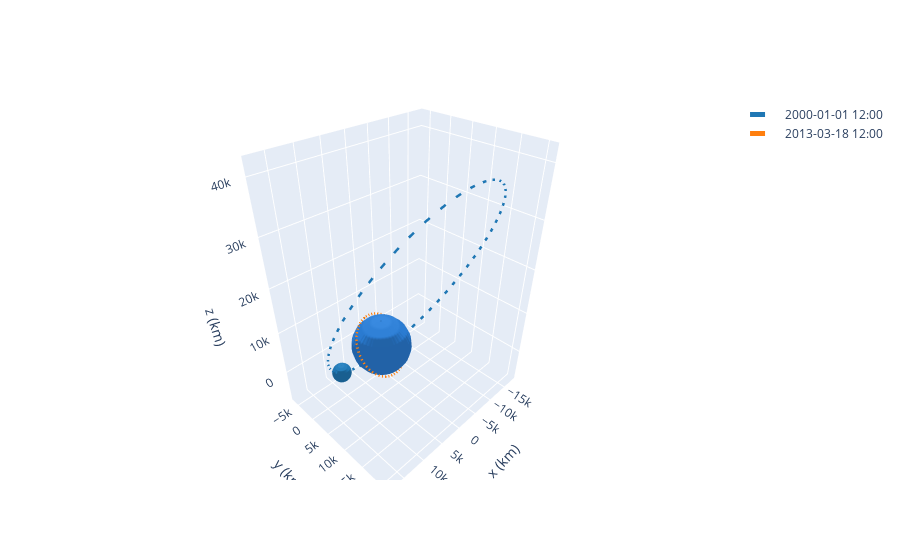

Here is the notebook cell this chart was saved with:
### Code cell
frame = OrbitPlotter3D()

frame.plot(molniya)

### Figure 1 — Plotly figure (JSON) as saved in the notebook; plotly's stock layout.template omitted (floating-point values rounded to 4 significant figures; data arrays with more than 128 entries replaced by an {"elided": "..."} marker saying what was removed)
{"data": [{"cauto": false, "cmax": 1, "cmin": 1, "colorscale": [[0, "#2a7bd1"], [1, "#2a7bd1"]], "name": "Earth", "showscale": false, "type": "surface", "x": {"elided": "20x20 float values"}, "y": {"elided": "20x20 float values"}, "z": {"elided": "20x20 float values"}}, {"line": {"color": "rgb(31, 119, 180)", "dash": "dash", "width": 5}, "mode": "lines", "name": "2000-01-01 12:00", "type": "scatter3d", "x": {"elided": "150 float values"}, "y": {"elided": "150 float values"}, "z": {"elided": "150 float values"}}, {"cauto": false, "cmax": 1, "cmin": 1, "colorscale": [[0, "rgb(31, 119, 180)"], [1, "rgb(31, 119, 180)"]], "name": "2000-01-01 12:00", "showscale": false, "type": "surface", "x": {"elided": "20x20 float values"}, "y": {"elided": "20x20 float values"}, "z": {"elided": "20x20 float values"}}, {"cauto": false, "cmax": 1, "cmin": 1, "colorscale": [[0, "#2a7bd1"], [1, "#2a7bd1"]], "name": "Earth", "showscale": false, "type": "surface", "x": {"elided": "20x20 float values"}, "y": {"elided": "20x20 float values"}, "z": {"elided": "20x20 float values"}}, {"cauto": false, "cmax": 1, "cmin": 1, "colorscale": [[0, "#2a7bd1"], [1, "#2a7bd1"]], "name": "Earth", "showscale": false, "type": "surface", "x": {"elided": "20x20 float values"}, "y": {"elided": "20x20 float values"}, "z": {"elided": "20x20 float values"}}, {"line": {"color": "rgb(255, 127, 14)", "dash": "dash", "width": 5}, "mode": "lines", "name": "2013-03-18 12:00", "type": "scatter3d", "x": {"elided": "150 float values"}, "y": {"elided": "150 float values"}, "z": {"elided": "150 float values"}}, {"cauto": false, "cmax": 1, "cmin": 1, "colorscale": [[0, "rgb(255, 127, 14)"], [1, "rgb(255, 127, 14)"]], "name": "2013-03-18 12:00", "showscale": false, "type": "surface", "x": {"elided": "20x20 float values"}, "y": {"elided": "20x20 float values"}, "z": {"elided": "20x20 float values"}}, {"cauto": false, "cmax": 1, "cmin": 1, "colorscale": [[0, "#2a7bd1"], [1, "#2a7bd1"]], "name": "Earth", "showscale": false, "type": "surface", "x": {"elided": "20x20 float values"}, "y": {"elided": "20x20 float values"}, "z": {"elided": "20x20 float values"}}], "layout": {"autosize": true, "scene": {"aspectmode": "data", "xaxis": {"title": {"text": "x (km)"}}, "yaxis": {"title": {"text": "y (km)"}}, "zaxis": {"title": {"text": "z (km)"}}}}}
